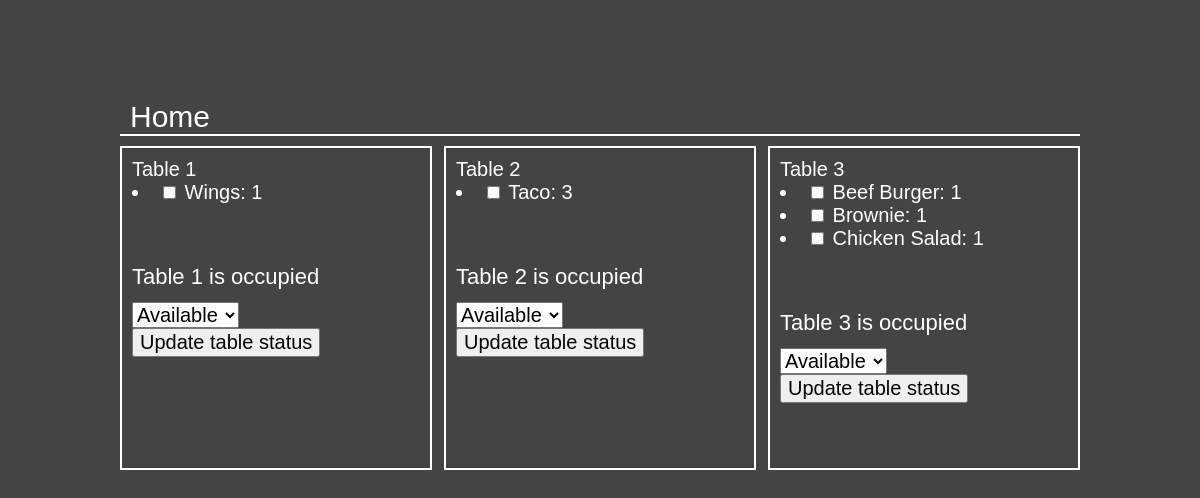
Page /server on the committed database.
### app.py (models this page shows)
class OrderedDish(db.Model):
    id = db.Column(db.Integer, primary_key = True)
    name = db.Column(db.String(30))
    order_id = db.Column(db.Integer, db.ForeignKey('dining_orders.id'))
    quantity = db.Column(db.Integer, default = 0)
    price = db.Column(db.Float, default = 0.0)
    is_served = db.Column(db.Boolean)

### app.py (the view)
@app.route('/server', methods = ['GET', 'POST'])
def server():
    table1 = DiningTable.query.filter_by(tableNum=1).first()
    table2 = DiningTable.query.filter_by(tableNum=2).first()
    table3 = DiningTable.query.filter_by(tableNum=3).first()
    new_order_table1 = DiningOrders.query.filter_by(tableNum=1).order_by(DiningOrders.id.desc()).first() # query the new order from Table1
    new_order_table2 = DiningOrders.query.filter_by(tableNum=2).order_by(DiningOrders.id.desc()).first() # query the new order from Table2
    new_order_table3 = DiningOrders.query.filter_by(tableNum=3).order_by(DiningOrders.id.desc()).first() # query the new order from Table3
    if table1.is_occupied:
        table1_status = "occupied"
    else:
        table1_status = "available"
    if table2.is_occupied:
        table2_status = "occupied"
    else:
        table2_status = "available"
    if table3.is_occupied:
        table3_status = "occupied"
    else:
        table3_status = "available"
    if 'table1_status' in request.form:
        table1_status = request.form.get('table1_status')
        if table1_status == "occupied":
            table1.is_occupied = True
        elif table1_status == "available":
            table1.is_occupied = False
    if 'table2_status' in request.form:
        table2_status = request.form.get('table2_status')
        if table2_status == "occupied":
            table2.is_occupied = True
        elif table2_status == "available":
            table2.is_occupied = False
    if 'table3_status' in request.form:
        table3_status = request.form.get('table3_status')
        if table3_status == "occupied":
            table3.is_occupied = True
        elif table3_status == "available":
            table3.is_occupied = False
    db.session.commit() # Commit the changes to the database
    return render_template('server.html', table1_status = table1_status, table2_status=table2_status, table3_status= table3_status, table1_order = new_order_table1, table2_order = new_order_table2, table3_order = new_order_table3)

### templates/server.html (shortened to what this page needs)
<!DOCTYPE html>
<html>
<head>
    <link rel="stylesheet" type="text/css" href="static/css/styles.css">
</head>
<body>
    <div class="menu-link">
        <a href="/">Home</a>
    </div>
    <div class = "container">
        <div class ="tablebox">
            Table 1
            <form action="/server" method="post">
                {%for dish in table1_order.dishes%}
                    <li>
                        <input type = "checkbox" name = "served_{{dish.id}}" id = "served_{{ dish.id }}" value="served"></input>
                        <label for = "served_{{dish.id}}"> {{dish.name}}: {{dish.quantity}}</label>
                    </li>
                {%endfor%}
            </form>
            <br><br>
            {% if table1_status %}
                <p>Table 1 is {{table1_status}}</p>
            {% endif %}
            <form action="/server" method="post">
                <select name = "table1_status">
                    <option value = "available">Available</option>
                </select>
                <button type = "submit">Update table status</button>
            </form>
        </div>
        <div class ="tablebox">
            Table 2
            <form action="/server" method="post">
                {%for dish in table2_order.dishes%}
                    <li>
                        <input type = "checkbox" name = "served_{{dish.id}}" id = "served_{{ dish.id }}" value="served"></input>
                        <label for = "served_{{dish.id}}"> {{dish.name}}: {{dish.quantity}}</label>
                    </li>
                {%endfor%}
            </form>
            <br><br>
            {% if table2_status %}
                <p>Table 2 is {{table2_status}}</p>
            {% endif %}
            <form action="/server" method="post">
                <select name = "table2_status">
                    <option value = "available">Available</option>
                </select>
                <button type = "submit">Update table status</button>
            </form>
        </div>
        <div class ="tablebox">
            Table 3
            <form action="/server" method="post">
                {%for dish in table3_order.dishes%}
                    <li>
                        <input type = "checkbox" name = "served_{{dish.id}}" id = "served_{{ dish.id }}" value="served"></input>
                        <label for = "served_{{dish.id}}"> {{dish.name}}: {{dish.quantity}}</label>
                    </li>
                {%endfor%}
            </form>
            <br><br>
            {% if table3_status %}
                <p>Table 3 is {{table3_status}}</p>
            {% endif %}
            <form action="/server" method="post">
                <select name = "table3_status">
                    <option value = "available">Available</option>
                </select>
                <button type = "submit">Update table status</button>
            </form>
        </div>
    </div>
</body>

### static/css/styles.css (style rules this page uses)
body { background-color: #444444; margin-top: 100px; margin-left: 10%; margin-right: 10%; }
p { margin-bottom: 20px; font-family: Averta, sans-serif; color: #fff; font-size: 22px; line-height: 10px; }
a { -webkit-transition: border-color 200ms ease, color 200ms ease; transition: border-color 200ms ease, color 200ms ease; color: #fff; text-decoration: none; }
li { color: white; font-family: Averta, sans-serif; font-size: 20px; }
form { font-family: Averta, sans-serif; font-size: 22px; color: #fff; }
button { font-family: Averta, sans-serif; font-size: 20px; color: rgb(5, 5, 5); }
.menu-link { font-family: Averta, sans-serif; font-size:30px; margin-top: 0px; padding-right: 0px; padding-left: 10px; border-bottom: 2px solid white; text-align: left; }
select { font-size: 20px; }
.container { display: flex; justify-content: space-between; margin-top: 10px; height: 300px }
.tablebox { width: 30%; margin-bottom: 10px; height: 100%; border: 2px solid white; padding: 10px; color: white; font-family: Averta, sans-serif; font-size: 20px; }

### rows in the picture
OrderedDish: name "Wings", quantity "1"
OrderedDish: name "Taco", quantity "3"
OrderedDish: name "Beef Burger", quantity "1"
OrderedDish: name "Brownie", quantity "1"
OrderedDish: name "Chicken Salad", quantity "1"

### other values in the picture
{{ table1_status }} "occupied"
{{ table2_status }} "occupied"
{{ table3_status }} "occupied"
